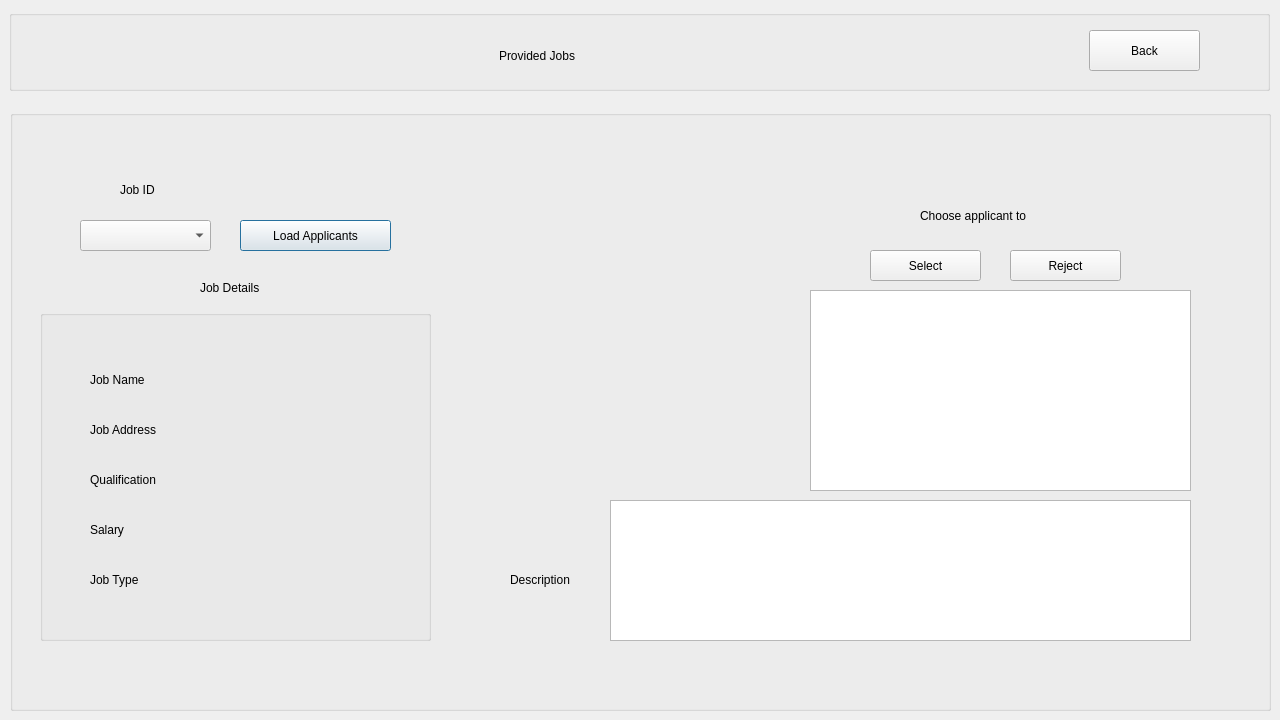
<?xml version="1.0" encoding="UTF-8"?>
<ui version="4.0">
 <class>vprovidejob</class>
 <widget class="QDialog" name="vprovidejob">
  <property name="geometry">
   <rect>
    <x>0</x>
    <y>0</y>
    <width>1280</width>
    <height>720</height>
   </rect>
  </property>
  <property name="windowTitle">
   <string>Dialog</string>
  </property>
  <widget class="QGroupBox" name="groupBox_pv">
   <property name="geometry">
    <rect>
     <x>10</x>
     <y>110</y>
     <width>1261</width>
     <height>601</height>
    </rect>
   </property>
   <property name="title">
    <string/>
   </property>
   <widget class="QLabel" name="label_2">
    <property name="geometry">
     <rect>
      <x>190</x>
      <y>170</y>
      <width>201</width>
      <height>16</height>
     </rect>
    </property>
    <property name="text">
     <string>Job Details</string>
    </property>
   </widget>
   <widget class="QComboBox" name="comboBox">
    <property name="geometry">
     <rect>
      <x>70</x>
      <y>110</y>
      <width>131</width>
      <height>31</height>
     </rect>
    </property>
   </widget>
   <widget class="QLabel" name="label_JobId">
    <property name="geometry">
     <rect>
      <x>110</x>
      <y>70</y>
      <width>181</width>
      <height>20</height>
     </rect>
    </property>
    <property name="text">
     <string>Job ID</string>
    </property>
   </widget>
   <widget class="QListView" name="listView_applicants">
    <property name="geometry">
     <rect>
      <x>800</x>
      <y>180</y>
      <width>381</width>
      <height>201</height>
     </rect>
    </property>
   </widget>
   <widget class="QPushButton" name="pushButton">
    <property name="geometry">
     <rect>
      <x>230</x>
      <y>110</y>
      <width>151</width>
      <height>31</height>
     </rect>
    </property>
    <property name="text">
     <string>Load Applicants</string>
    </property>
   </widget>
   <widget class="QGroupBox" name="groupBox_jd">
    <property name="geometry">
     <rect>
      <x>30</x>
      <y>200</y>
      <width>391</width>
      <height>331</height>
     </rect>
    </property>
    <property name="title">
     <string/>
    </property>
    <widget class="QLabel" name="label_jobt">
     <property name="geometry">
      <rect>
       <x>50</x>
       <y>260</y>
       <width>111</width>
       <height>20</height>
      </rect>
     </property>
     <property name="text">
      <string>Job Type</string>
     </property>
    </widget>
    <widget class="QLabel" name="label_ja">
     <property name="geometry">
      <rect>
       <x>50</x>
       <y>110</y>
       <width>131</width>
       <height>20</height>
      </rect>
     </property>
     <property name="text">
      <string>Job Address</string>
     </property>
    </widget>
    <widget class="QLabel" name="label_jn">
     <property name="geometry">
      <rect>
       <x>50</x>
       <y>60</y>
       <width>131</width>
       <height>20</height>
      </rect>
     </property>
     <property name="text">
      <string>Job Name</string>
     </property>
    </widget>
    <widget class="QLabel" name="label_qf">
     <property name="geometry">
      <rect>
       <x>50</x>
       <y>160</y>
       <width>131</width>
       <height>20</height>
      </rect>
     </property>
     <property name="text">
      <string>Qualification</string>
     </property>
    </widget>
    <widget class="QLabel" name="label_sal">
     <property name="geometry">
      <rect>
       <x>50</x>
       <y>210</y>
       <width>111</width>
       <height>20</height>
      </rect>
     </property>
     <property name="text">
      <string>Salary</string>
     </property>
    </widget>
    <widget class="QLabel" name="label_salary">
     <property name="geometry">
      <rect>
       <x>190</x>
       <y>210</y>
       <width>201</width>
       <height>20</height>
      </rect>
     </property>
     <property name="text">
      <string/>
     </property>
    </widget>
    <widget class="QLabel" name="label_jobaddress">
     <property name="geometry">
      <rect>
       <x>190</x>
       <y>110</y>
       <width>201</width>
       <height>20</height>
      </rect>
     </property>
     <property name="text">
      <string/>
     </property>
    </widget>
    <widget class="QLabel" name="label_jobtype">
     <property name="geometry">
      <rect>
       <x>190</x>
       <y>260</y>
       <width>201</width>
       <height>20</height>
      </rect>
     </property>
     <property name="text">
      <string/>
     </property>
    </widget>
    <widget class="QLabel" name="label_qualification">
     <property name="geometry">
      <rect>
       <x>190</x>
       <y>160</y>
       <width>201</width>
       <height>20</height>
      </rect>
     </property>
     <property name="text">
      <string/>
     </property>
    </widget>
    <widget class="QLabel" name="label_jobname">
     <property name="geometry">
      <rect>
       <x>190</x>
       <y>60</y>
       <width>201</width>
       <height>20</height>
      </rect>
     </property>
     <property name="text">
      <string/>
     </property>
    </widget>
   </widget>
   <widget class="QPushButton" name="pushButton_accept">
    <property name="geometry">
     <rect>
      <x>860</x>
      <y>140</y>
      <width>111</width>
      <height>31</height>
     </rect>
    </property>
    <property name="text">
     <string>Select</string>
    </property>
   </widget>
   <widget class="QPushButton" name="pushButton_decline">
    <property name="geometry">
     <rect>
      <x>1000</x>
      <y>140</y>
      <width>111</width>
      <height>31</height>
     </rect>
    </property>
    <property name="text">
     <string>Reject</string>
    </property>
   </widget>
   <widget class="QLabel" name="label_3">
    <property name="geometry">
     <rect>
      <x>910</x>
      <y>90</y>
      <width>271</width>
      <height>31</height>
     </rect>
    </property>
    <property name="text">
     <string>Choose applicant to</string>
    </property>
   </widget>
   <widget class="QLabel" name="label_test">
    <property name="geometry">
     <rect>
      <x>790</x>
      <y>190</y>
      <width>63</width>
      <height>20</height>
     </rect>
    </property>
    <property name="text">
     <string/>
    </property>
   </widget>
   <widget class="QLabel" name="label_4">
    <property name="geometry">
     <rect>
      <x>500</x>
      <y>460</y>
      <width>131</width>
      <height>20</height>
     </rect>
    </property>
    <property name="text">
     <string>Description</string>
    </property>
   </widget>
   <widget class="QTextBrowser" name="textBrowser">
    <property name="geometry">
     <rect>
      <x>600</x>
      <y>390</y>
      <width>581</width>
      <height>141</height>
     </rect>
    </property>
   </widget>
  </widget>
  <widget class="QGroupBox" name="groupBox_6">
   <property name="geometry">
    <rect>
     <x>9</x>
     <y>10</y>
     <width>1261</width>
     <height>81</height>
    </rect>
   </property>
   <property name="title">
    <string/>
   </property>
   <widget class="QPushButton" name="pushButton_back">
    <property name="geometry">
     <rect>
      <x>1080</x>
      <y>20</y>
      <width>111</width>
      <height>41</height>
     </rect>
    </property>
    <property name="text">
     <string>Back</string>
    </property>
   </widget>
   <widget class="QLabel" name="label_off">
    <property name="geometry">
     <rect>
      <x>330</x>
      <y>10</y>
      <width>141</width>
      <height>61</height>
     </rect>
    </property>
    <property name="text">
     <string/>
    </property>
   </widget>
   <widget class="QLabel" name="label_sjoblist">
    <property name="geometry">
     <rect>
      <x>490</x>
      <y>20</y>
      <width>361</width>
      <height>51</height>
     </rect>
    </property>
    <property name="text">
     <string>Provided Jobs</string>
    </property>
   </widget>
  </widget>
 </widget>
 <resources/>
 <connections/>
</ui>
